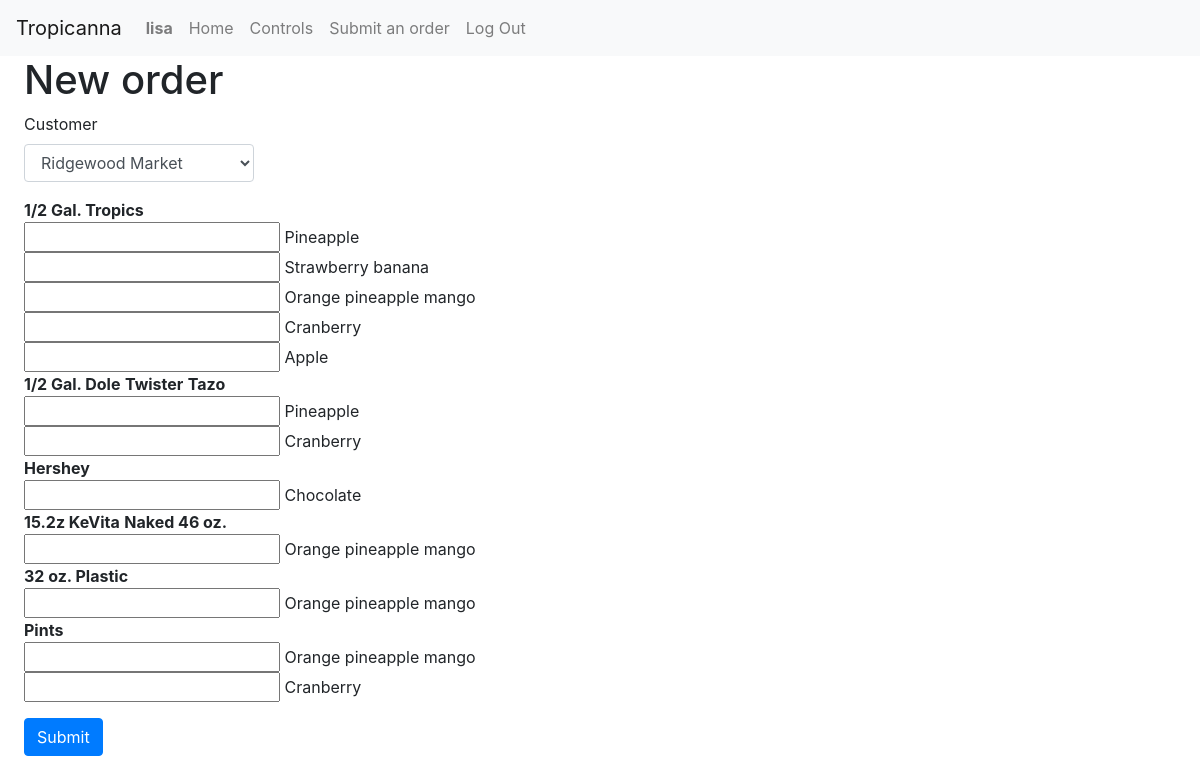
Page /order (signed in) on the earlier database version.
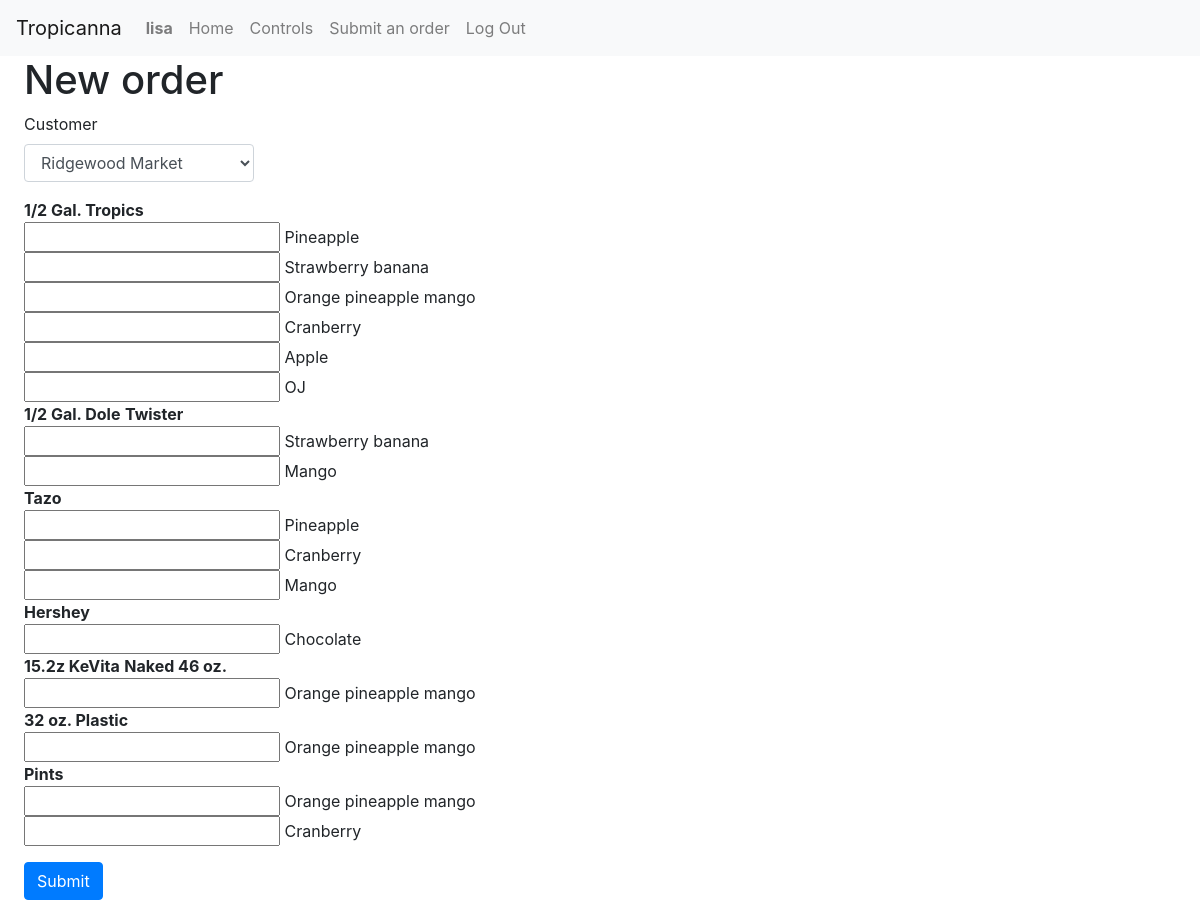
Same page on the later database version.
### tropicanna/models.py (models this page shows, shortened)
class Category(models.Model):
    name = models.CharField(max_length=100)
    price = models.DecimalField(max_digits=8, decimal_places=2)
    flavors = models.ManyToManyField(
        Flavor, blank=True, related_name="categories")

class Flavor(models.Model):
    name = models.CharField(max_length=100)

### tropicanna/views.py (the view)
# urls.py: path("order", views.order, name="order"),
@login_required
def order(request):
    if request.method == "POST":
        data = request.body
        print(data)
        return HttpResponseRedirect(reverse("index"))
    else:
        return render(request, "tropicanna/order.html", {
            "customers": Customer.objects.all(),
            "all_categories": Category.objects.all(),
        })

### tropicanna/templates/tropicanna/order.html (shortened to what this page needs)
{% extends "tropicanna/layout.html" %}
{% block body %}
<h1>New order</h1>
<form action="{% url 'order' %}" method="post">
	<div class="form-group">
		<label>Customer</label>
		<select name="customer" class="form-control">
			{% for customer in customers %}
			<option value="{{ customer.id }}">{{ customer.name }}</option>
			{% endfor %}
		</select>
	</div>
	<div class="form-group">
		{% for category in all_categories %}
		<strong>{{category.name}}</strong>
		{% for flavor in category.flavors.all %}
		<div>
			<input type="number" category="{{category.name}}" name="{{flavor.name}}-quantity" step="1">
			{{flavor.name}}
		</div>
		{% endfor %}
		{% endfor %}
	</div>
	<input type="submit" class="btn btn-primary" />
</form>
{% endblock %}

Differences in the rows shown:
added Flavor: name "OJ", shown under Category "1/2 Gal. Tropics"
changed Category "Twister": gains Flavor (name "Mango"); gains Flavor (name "Strawberry banana")
changed Category "Tazo": gains Flavor (name "Mango")
